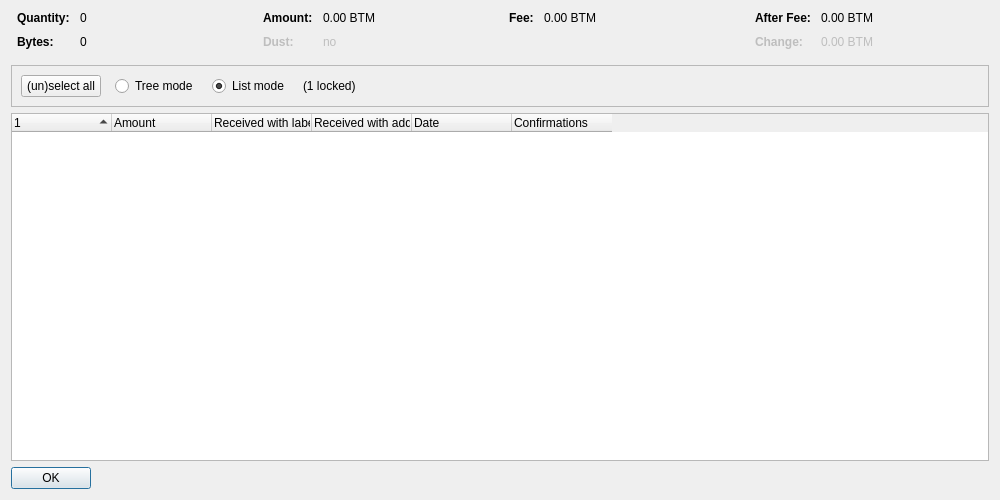
<?xml version="1.0" encoding="UTF-8"?>
<ui version="4.0">
 <class>CoinControlDialog</class>
 <widget class="QDialog" name="CoinControlDialog">
  <property name="geometry">
   <rect>
    <x>0</x>
    <y>0</y>
    <width>1000</width>
    <height>500</height>
   </rect>
  </property>
  <property name="windowTitle">
   <string>Coin Selection</string>
  </property>
  <layout class="QVBoxLayout" name="verticalLayout">
   <item>
    <layout class="QHBoxLayout" name="horizontalLayoutTop" stretch="0,0,0,0">
     <property name="topMargin">
      <number>0</number>
     </property>
     <property name="bottomMargin">
      <number>10</number>
     </property>
     <item>
      <layout class="QFormLayout" name="formLayoutCoinControl1">
       <property name="horizontalSpacing">
        <number>10</number>
       </property>
       <property name="verticalSpacing">
        <number>10</number>
       </property>
       <property name="leftMargin">
        <number>6</number>
       </property>
       <property name="rightMargin">
        <number>6</number>
       </property>
       <item row="0" column="0">
        <widget class="QLabel" name="labelCoinControlQuantityText">
         <property name="font">
          <font>
           <weight>75</weight>
           <bold>true</bold>
          </font>
         </property>
         <property name="text">
          <string>Quantity:</string>
         </property>
        </widget>
       </item>
       <item row="0" column="1">
        <widget class="QLabel" name="labelCoinControlQuantity">
         <property name="cursor">
          <cursorShape>IBeamCursor</cursorShape>
         </property>
         <property name="contextMenuPolicy">
          <enum>Qt::ActionsContextMenu</enum>
         </property>
         <property name="text">
          <string notr="true">0</string>
         </property>
         <property name="textInteractionFlags">
          <set>Qt::LinksAccessibleByMouse|Qt::TextSelectableByKeyboard|Qt::TextSelectableByMouse</set>
         </property>
        </widget>
       </item>
       <item row="1" column="0">
        <widget class="QLabel" name="labelCoinControlBytesText">
         <property name="font">
          <font>
           <weight>75</weight>
           <bold>true</bold>
          </font>
         </property>
         <property name="text">
          <string>Bytes:</string>
         </property>
        </widget>
       </item>
       <item row="1" column="1">
        <widget class="QLabel" name="labelCoinControlBytes">
         <property name="cursor">
          <cursorShape>IBeamCursor</cursorShape>
         </property>
         <property name="contextMenuPolicy">
          <enum>Qt::ActionsContextMenu</enum>
         </property>
         <property name="text">
          <string notr="true">0</string>
         </property>
         <property name="textInteractionFlags">
          <set>Qt::LinksAccessibleByMouse|Qt::TextSelectableByKeyboard|Qt::TextSelectableByMouse</set>
         </property>
        </widget>
       </item>
      </layout>
     </item>
     <item>
      <layout class="QFormLayout" name="formLayoutCoinControl2">
       <property name="horizontalSpacing">
        <number>10</number>
       </property>
       <property name="verticalSpacing">
        <number>10</number>
       </property>
       <property name="leftMargin">
        <number>6</number>
       </property>
       <property name="rightMargin">
        <number>6</number>
       </property>
       <item row="0" column="0">
        <widget class="QLabel" name="labelCoinControlAmountText">
         <property name="font">
          <font>
           <weight>75</weight>
           <bold>true</bold>
          </font>
         </property>
         <property name="text">
          <string>Amount:</string>
         </property>
        </widget>
       </item>
       <item row="0" column="1">
        <widget class="QLabel" name="labelCoinControlAmount">
         <property name="cursor">
          <cursorShape>IBeamCursor</cursorShape>
         </property>
         <property name="contextMenuPolicy">
          <enum>Qt::ActionsContextMenu</enum>
         </property>
         <property name="text">
          <string notr="true">0.00 BTM</string>
         </property>
         <property name="textInteractionFlags">
          <set>Qt::LinksAccessibleByMouse|Qt::TextSelectableByKeyboard|Qt::TextSelectableByMouse</set>
         </property>
        </widget>
       </item>
       <item row="1" column="0">
        <widget class="QLabel" name="labelCoinControlLowOutputText">
         <property name="enabled">
          <bool>false</bool>
         </property>
         <property name="font">
          <font>
           <weight>75</weight>
           <bold>true</bold>
          </font>
         </property>
         <property name="text">
          <string>Dust:</string>
         </property>
        </widget>
       </item>
       <item row="1" column="1">
        <widget class="QLabel" name="labelCoinControlLowOutput">
         <property name="enabled">
          <bool>false</bool>
         </property>
         <property name="cursor">
          <cursorShape>IBeamCursor</cursorShape>
         </property>
         <property name="contextMenuPolicy">
          <enum>Qt::ActionsContextMenu</enum>
         </property>
         <property name="text">
          <string notr="true">no</string>
         </property>
         <property name="textInteractionFlags">
          <set>Qt::LinksAccessibleByMouse|Qt::TextSelectableByKeyboard|Qt::TextSelectableByMouse</set>
         </property>
        </widget>
       </item>
      </layout>
     </item>
     <item>
      <layout class="QFormLayout" name="formLayoutCoinControl3">
       <property name="horizontalSpacing">
        <number>10</number>
       </property>
       <property name="verticalSpacing">
        <number>10</number>
       </property>
       <property name="leftMargin">
        <number>6</number>
       </property>
       <property name="rightMargin">
        <number>6</number>
       </property>
       <item row="0" column="0">
        <widget class="QLabel" name="labelCoinControlFeeText">
         <property name="font">
          <font>
           <weight>75</weight>
           <bold>true</bold>
          </font>
         </property>
         <property name="text">
          <string>Fee:</string>
         </property>
        </widget>
       </item>
       <item row="0" column="1">
        <widget class="QLabel" name="labelCoinControlFee">
         <property name="cursor">
          <cursorShape>IBeamCursor</cursorShape>
         </property>
         <property name="contextMenuPolicy">
          <enum>Qt::ActionsContextMenu</enum>
         </property>
         <property name="text">
          <string notr="true">0.00 BTM</string>
         </property>
         <property name="textInteractionFlags">
          <set>Qt::LinksAccessibleByMouse|Qt::TextSelectableByKeyboard|Qt::TextSelectableByMouse</set>
         </property>
        </widget>
       </item>
      </layout>
     </item>
     <item>
      <layout class="QFormLayout" name="formLayoutCoinControl4">
       <property name="horizontalSpacing">
        <number>10</number>
       </property>
       <property name="verticalSpacing">
        <number>10</number>
       </property>
       <property name="leftMargin">
        <number>6</number>
       </property>
       <property name="rightMargin">
        <number>6</number>
       </property>
       <item row="0" column="0">
        <widget class="QLabel" name="labelCoinControlAfterFeeText">
         <property name="font">
          <font>
           <weight>75</weight>
           <bold>true</bold>
          </font>
         </property>
         <property name="text">
          <string>After Fee:</string>
         </property>
        </widget>
       </item>
       <item row="0" column="1">
        <widget class="QLabel" name="labelCoinControlAfterFee">
         <property name="cursor">
          <cursorShape>IBeamCursor</cursorShape>
         </property>
         <property name="contextMenuPolicy">
          <enum>Qt::ActionsContextMenu</enum>
         </property>
         <property name="text">
          <string notr="true">0.00 BTM</string>
         </property>
         <property name="textInteractionFlags">
          <set>Qt::LinksAccessibleByMouse|Qt::TextSelectableByKeyboard|Qt::TextSelectableByMouse</set>
         </property>
        </widget>
       </item>
       <item row="1" column="0">
        <widget class="QLabel" name="labelCoinControlChangeText">
         <property name="enabled">
          <bool>false</bool>
         </property>
         <property name="font">
          <font>
           <weight>75</weight>
           <bold>true</bold>
          </font>
         </property>
         <property name="text">
          <string>Change:</string>
         </property>
        </widget>
       </item>
       <item row="1" column="1">
        <widget class="QLabel" name="labelCoinControlChange">
         <property name="enabled">
          <bool>false</bool>
         </property>
         <property name="cursor">
          <cursorShape>IBeamCursor</cursorShape>
         </property>
         <property name="contextMenuPolicy">
          <enum>Qt::ActionsContextMenu</enum>
         </property>
         <property name="text">
          <string notr="true">0.00 BTM</string>
         </property>
         <property name="textInteractionFlags">
          <set>Qt::LinksAccessibleByMouse|Qt::TextSelectableByKeyboard|Qt::TextSelectableByMouse</set>
         </property>
        </widget>
       </item>
      </layout>
     </item>
    </layout>
   </item>
   <item>
    <widget class="QFrame" name="frame">
     <property name="minimumSize">
      <size>
       <width>0</width>
       <height>40</height>
      </size>
     </property>
     <property name="frameShape">
      <enum>QFrame::StyledPanel</enum>
     </property>
     <property name="frameShadow">
      <enum>QFrame::Sunken</enum>
     </property>
     <layout class="QHBoxLayout" name="horizontalLayout">
      <item>
       <layout class="QHBoxLayout" name="horizontalLayoutPanel" stretch="0,0,0,0,0">
        <property name="spacing">
         <number>14</number>
        </property>
        <item>
         <widget class="QPushButton" name="pushButtonSelectAll">
          <property name="sizePolicy">
           <sizepolicy hsizetype="Maximum" vsizetype="Fixed">
            <horstretch>0</horstretch>
            <verstretch>0</verstretch>
           </sizepolicy>
          </property>
          <property name="text">
           <string>(un)select all</string>
          </property>
          <property name="autoDefault">
           <bool>false</bool>
          </property>
         </widget>
        </item>
        <item>
         <widget class="QRadioButton" name="radioTreeMode">
          <property name="sizePolicy">
           <sizepolicy hsizetype="Maximum" vsizetype="Fixed">
            <horstretch>0</horstretch>
            <verstretch>0</verstretch>
           </sizepolicy>
          </property>
          <property name="text">
           <string>Tree mode</string>
          </property>
         </widget>
        </item>
        <item>
         <widget class="QRadioButton" name="radioListMode">
          <property name="sizePolicy">
           <sizepolicy hsizetype="Maximum" vsizetype="Fixed">
            <horstretch>0</horstretch>
            <verstretch>0</verstretch>
           </sizepolicy>
          </property>
          <property name="text">
           <string>List mode</string>
          </property>
          <property name="checked">
           <bool>true</bool>
          </property>
         </widget>
        </item>
        <item>
         <widget class="QLabel" name="labelLocked">
          <property name="text">
           <string notr="true">(1 locked)</string>
          </property>
         </widget>
        </item>
        <item>
         <spacer name="horizontalSpacer">
          <property name="orientation">
           <enum>Qt::Horizontal</enum>
          </property>
          <property name="sizeHint" stdset="0">
           <size>
            <width>40</width>
            <height>20</height>
           </size>
          </property>
         </spacer>
        </item>
       </layout>
      </item>
     </layout>
    </widget>
   </item>
   <item>
    <widget class="CoinControlTreeWidget" name="treeWidget">
     <property name="contextMenuPolicy">
      <enum>Qt::CustomContextMenu</enum>
     </property>
     <property name="sortingEnabled">
      <bool>false</bool>
     </property>
     <property name="columnCount">
      <number>6</number>
     </property>
     <attribute name="headerShowSortIndicator" stdset="0">
      <bool>true</bool>
     </attribute>
     <attribute name="headerStretchLastSection">
      <bool>false</bool>
     </attribute>
     <column>
      <property name="text">
       <string/>
      </property>
     </column>
     <column>
      <property name="text">
       <string>Amount</string>
      </property>
     </column>
     <column>
      <property name="text">
       <string>Received with label</string>
      </property>
     </column>
     <column>
      <property name="text">
       <string>Received with address</string>
      </property>
     </column>
     <column>
      <property name="text">
       <string>Date</string>
      </property>
     </column>
     <column>
      <property name="text">
       <string>Confirmations</string>
      </property>
      <property name="toolTip">
       <string>Confirmed</string>
      </property>
     </column>
     <column>
      <property name="text">
       <string/>
      </property>
     </column>
     <column>
      <property name="text">
       <string/>
      </property>
     </column>
     <column>
      <property name="text">
       <string/>
      </property>
     </column>
     <column>
      <property name="text">
       <string/>
      </property>
     </column>
    </widget>
   </item>
   <item>
    <widget class="QDialogButtonBox" name="buttonBox">
     <property name="sizePolicy">
      <sizepolicy hsizetype="Maximum" vsizetype="Fixed">
       <horstretch>0</horstretch>
       <verstretch>0</verstretch>
      </sizepolicy>
     </property>
     <property name="orientation">
      <enum>Qt::Horizontal</enum>
     </property>
     <property name="standardButtons">
      <set>QDialogButtonBox::Ok</set>
     </property>
    </widget>
   </item>
  </layout>
 </widget>
 <customwidgets>
  <customwidget>
   <class>CoinControlTreeWidget</class>
   <extends>QTreeWidget</extends>
   <header>qt/coincontroltreewidget.h</header>
  </customwidget>
 </customwidgets>
 <resources/>
 <connections/>
</ui>
